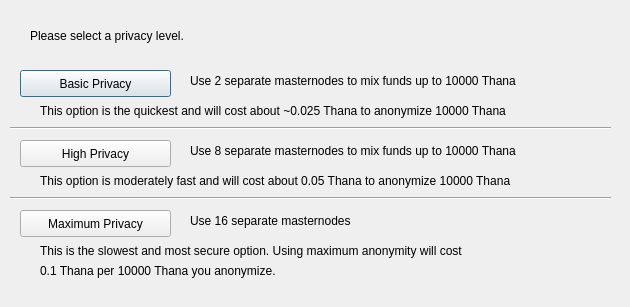
<?xml version="1.0" encoding="UTF-8"?>
<ui version="4.0">
 <class>ObfuscationConfig</class>
 <widget class="QDialog" name="ObfuscationConfig">
  <property name="geometry">
   <rect>
    <x>0</x>
    <y>0</y>
    <width>630</width>
    <height>307</height>
   </rect>
  </property>
  <property name="windowTitle">
   <string>Configure Obfuscation</string>
  </property>
  <widget class="QPushButton" name="buttonBasic">
   <property name="geometry">
    <rect>
     <x>20</x>
     <y>70</y>
     <width>151</width>
     <height>27</height>
    </rect>
   </property>
   <property name="text">
    <string>Basic Privacy</string>
   </property>
  </widget>
  <widget class="QPushButton" name="buttonHigh">
   <property name="geometry">
    <rect>
     <x>20</x>
     <y>140</y>
     <width>151</width>
     <height>27</height>
    </rect>
   </property>
   <property name="text">
    <string>High Privacy</string>
   </property>
  </widget>
  <widget class="QPushButton" name="buttonMax">
   <property name="geometry">
    <rect>
     <x>20</x>
     <y>210</y>
     <width>151</width>
     <height>27</height>
    </rect>
   </property>
   <property name="text">
    <string>Maximum Privacy</string>
   </property>
  </widget>
  <widget class="QLabel" name="label">
   <property name="geometry">
    <rect>
     <x>30</x>
     <y>20</y>
     <width>571</width>
     <height>31</height>
    </rect>
   </property>
   <property name="text">
    <string>Please select a privacy level.</string>
   </property>
  </widget>
  <widget class="QLabel" name="label_2">
   <property name="geometry">
    <rect>
     <x>190</x>
     <y>70</y>
     <width>421</width>
     <height>21</height>
    </rect>
   </property>
   <property name="text">
    <string>Use 2 separate masternodes to mix funds up to 10000 Thana</string>
   </property>
  </widget>
  <widget class="QLabel" name="label_3">
   <property name="geometry">
    <rect>
     <x>190</x>
     <y>140</y>
     <width>411</width>
     <height>21</height>
    </rect>
   </property>
   <property name="text">
    <string>Use 8 separate masternodes to mix funds up to 10000 Thana</string>
   </property>
  </widget>
  <widget class="QLabel" name="label_4">
   <property name="geometry">
    <rect>
     <x>190</x>
     <y>210</y>
     <width>421</width>
     <height>21</height>
    </rect>
   </property>
   <property name="text">
    <string>Use 16 separate masternodes</string>
   </property>
  </widget>
  <widget class="QLabel" name="label_6">
   <property name="geometry">
    <rect>
     <x>40</x>
     <y>100</y>
     <width>561</width>
     <height>21</height>
    </rect>
   </property>
   <property name="text">
    <string>This option is the quickest and will cost about ~0.025 Thana to anonymize 10000 Thana</string>
   </property>
  </widget>
  <widget class="QLabel" name="label_7">
   <property name="geometry">
    <rect>
     <x>40</x>
     <y>170</y>
     <width>561</width>
     <height>21</height>
    </rect>
   </property>
   <property name="text">
    <string>This option is moderately fast and will cost about 0.05 Thana to anonymize 10000 Thana</string>
   </property>
  </widget>
  <widget class="QLabel" name="label_8">
   <property name="geometry">
    <rect>
     <x>40</x>
     <y>240</y>
     <width>561</width>
     <height>21</height>
    </rect>
   </property>
   <property name="text">
    <string>This is the slowest and most secure option. Using maximum anonymity will cost</string>
   </property>
  </widget>
  <widget class="QLabel" name="label_9">
   <property name="geometry">
    <rect>
     <x>40</x>
     <y>260</y>
     <width>561</width>
     <height>21</height>
    </rect>
   </property>
   <property name="text">
    <string>0.1 Thana per 10000 Thana you anonymize.</string>
   </property>
  </widget>
  <widget class="Line" name="line">
   <property name="geometry">
    <rect>
     <x>10</x>
     <y>120</y>
     <width>601</width>
     <height>16</height>
    </rect>
   </property>
   <property name="orientation">
    <enum>Qt::Horizontal</enum>
   </property>
  </widget>
  <widget class="Line" name="line_2">
   <property name="geometry">
    <rect>
     <x>10</x>
     <y>190</y>
     <width>601</width>
     <height>16</height>
    </rect>
   </property>
   <property name="orientation">
    <enum>Qt::Horizontal</enum>
   </property>
  </widget>
 </widget>
 <resources/>
 <connections/>
</ui>
